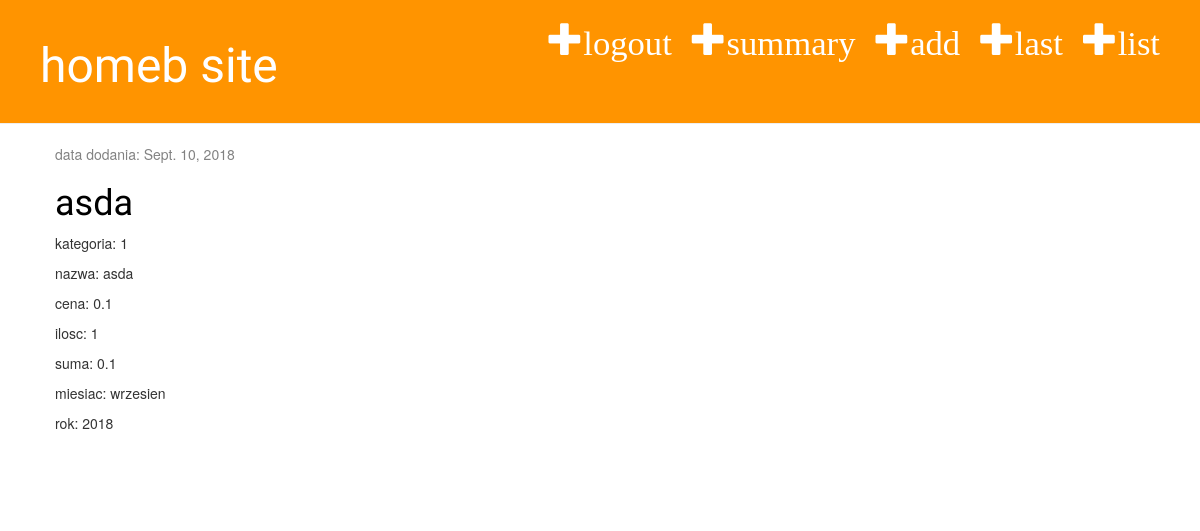
Before: / (signed in) with the older database file.
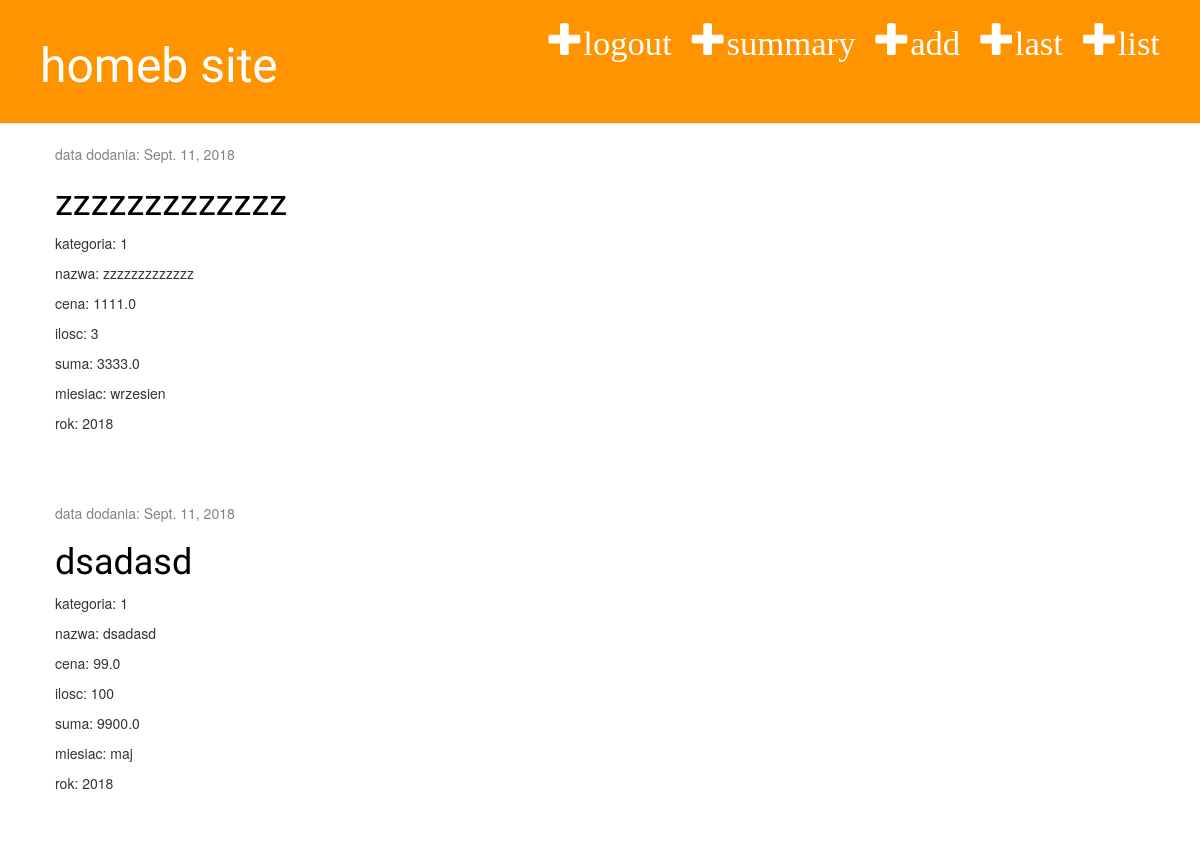
After: the same page with the newer database file.
### homeb_app/models.py (models this page shows, shortened)
class Zakup(models.Model):
    category = models.ForeignKey(Kategoria, on_delete=models.CASCADE, default=1)
    month = models.ForeignKey(Miesiac, on_delete=models.CASCADE)
    year = models.IntegerField()
    name = models.CharField(max_length=30)
    price = models.FloatField(default=0.1)
    quantity = models.IntegerField(default=1)
    total= models.FloatField(default=0.1)
    date = models.DateField(auto_now_add=True, blank=True)
    user = models.ForeignKey(User, on_delete=models.CASCADE)

### homeb_app/views.py (the view)
# urls.py: path('', views.zakup_list, name='zakup_list'),
@login_required
def zakup_list(request):
    zakupy = Zakup.objects.filter(user__username=request.user).values('pk', 'date', 'name', 'category', 'price', 'quantity', 'total', 'month__name', 'year')
    return render(request, 'homeb_app/zakup_list.html', {'zakupy': zakupy})

### homeb_app/templates/homeb_app/zakup_list.html
{% extends 'homeb_app/base.html' %}
    {% block content %}
        {% for zakup in zakupy %}
        <div class="post">
            <div class="date">
                <p>data dodania: {{ zakup.date }}</p>
            </div>
            <h1><a href="{% url 'zakup_detail' pk=zakup.pk %}">{{ zakup.name }}</a></h1>
                <p>kategoria: {{ zakup.category }}</p>
                <p>nazwa: {{ zakup.name }}</p>
                <p>cena: {{ zakup.price }}</p>
                <p>ilosc: {{ zakup.quantity }}</p>
                <p>suma: {{ zakup.total }}</p>
                <p>miesiac: {{ zakup.month__name }}</p>
                <p>rok: {{ zakup.year }}</p>
            </div>
        {% endfor %}
    {% endblock %}

Changed rows visible on the page:
removed Zakup: date "Sept. 10, 2018", name "asda", category "1", price "0.1", quantity "1", total "0.1", month__name "wrzesien", year "2018"
added Zakup: date "Sept. 11, 2018", name "zzzzzzzzzzzzz", category "1", price "1111.0", quantity "3", total "3333.0", month__name "wrzesien", year "2018"
added Zakup: date "Sept. 11, 2018", name "dsadasd", category "1", price "99.0", quantity "100", total "9900.0", month__name "maj", year "2018"
